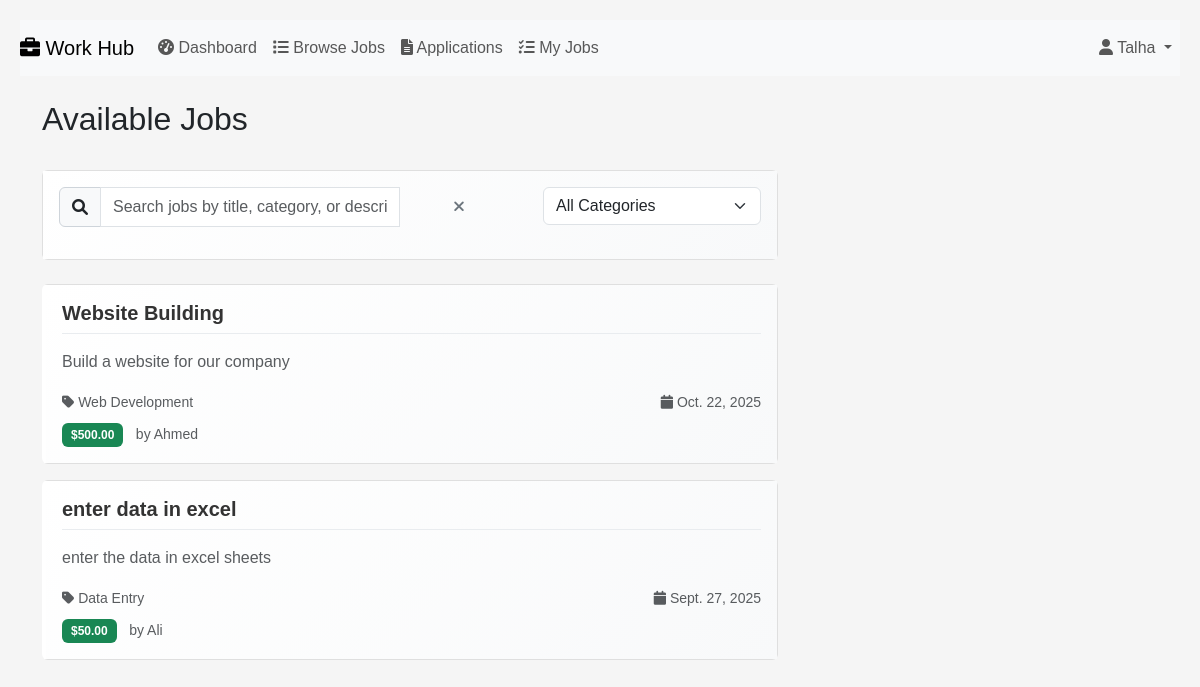
/jobs/ (signed in), run on the app's committed database.
### jobs/models.py (models this page shows, shortened)
class Job(models.Model):
    CATEGORY_CHOICES = [
        ('web_dev', 'Web Development'),
        ('mobile_dev', 'Mobile Development'),
        ('design', 'Design'),
        ('writing', 'Writing'),
        ('marketing', 'Marketing'),
        ('data_entry', 'Data Entry'),
        ('other', 'Other'),
    ]
    STATUS_CHOICES = [
        ('open', 'Open'),
        ('in_progress', 'In Progress'),
        ('completed', 'Completed'),
        ('cancelled', 'Cancelled'),
    ]
    title = models.CharField(max_length=200)
    description = models.TextField()
    category = models.CharField(max_length=20, choices=CATEGORY_CHOICES)
    budget = models.DecimalField(max_digits=10, decimal_places=2)
    deadline = models.DateField()
    status = models.CharField(max_length=20, choices=STATUS_CHOICES, default='open')
    client = models.ForeignKey(User, on_delete=models.CASCADE, related_name='posted_jobs')
    freelancer = models.ForeignKey(User, on_delete=models.SET_NULL, null=True, blank=True, related_name='assigned_jobs')
    created_at = models.DateTimeField(auto_now_add=True)
    updated_at = models.DateTimeField(auto_now=True)
    class Meta:
        ordering = ['-created_at']

### jobs/views.py (the view)
# urls.py: path('jobs/', views.job_list, name='job_list'),
def job_list(request):
    jobs = Job.objects.filter(status='open')
    return render(request, 'jobs/job_list.html', {'jobs': jobs})

### jobs/templates/jobs/job_list.html (shortened to what this page needs)
{% extends "jobs/layout2.html" %}
{% load static %}
{% block body %}
<div class="container mt-4">
    <div class="row">
        <div class="col-md-8">
            <div class="d-flex justify-content-between align-items-center mb-4">
                <h2>Available Jobs</h2>
            </div>
            <div class="card mb-4">
                <div class="card-body">
                    <div class="row">
                        <div class="col-md-8">
                            <div class="input-group">
                                <span class="input-group-text">
                                    <i class="fas fa-search"></i>
                                </span>
                                <input type="text"
                                       class="form-control"
                                       id="job-search"
                                       placeholder="Search jobs by title, category, or description...">
                                <button class="btn btn-outline-secondary"
                                        type="button"
                                        id="clear-search"
                                        title="Clear search">
                                    <i class="fas fa-times"></i>
                                </button>
                            </div>
                        </div>
                        <div class="col-md-4">
                            <select class="form-select" id="category-filter">
                                <option value="">All Categories</option>
                            </select>
                        </div>
                    </div>
                </div>
            </div>
            <div id="job-listings">
                {% for job in jobs %}
                    <div class="card mb-3 job-card"
                         data-job-id="{{ job.id }}"
                         data-title="{{ job.title|lower }}"
                         data-category="{{ job.category }}"
                         data-description="{{ job.description|lower|truncatewords:50 }}"
                         style="cursor: pointer;">
                        <div class="card-body">
                            <h5 class="card-title job-title">{{ job.title }}</h5>
                            <p class="card-text text-muted job-description">{{ job.description|truncatewords:20 }}</p>
                            <div class="row">
                                <div class="col-md-6">
                                    <small class="text-muted job-category">
                                        <i class="fas fa-tag"></i> {{ job.get_category_display }}
                                    </small>
                                </div>
                                <div class="col-md-6 text-end">
                                    <small class="text-muted">
                                        <i class="fas fa-calendar"></i> {{ job.deadline }}
                                    </small>
                                </div>
                            </div>
                            <div class="mt-2">
                                <span class="badge bg-success">${{ job.budget }}</span>
                                <small class="text-muted ms-2">by {{ job.client.username }}</small>
                            </div>
                        </div>
                    </div>
                {% empty %}
                    <div class="d-flex flex-column justify-content-center align-items-center text-center" style="min-height: 400px;">
                        <i class="fas fa-briefcase fa-3x text-muted mb-3"></i>
                        <h4 class="text-muted mb-2">No jobs available</h4>
                        <p class="text-muted mb-0">More jobs will be posted soon!</p>
                    </div>
                {% endfor %}
            </div>
        </div>
        <div class="col-md-4">
        </div>
    </div>
</div>
{% endblock %}

### jobs/templates/jobs/layout2.html (shortened to what this page needs)
{% load static %}
<!DOCTYPE html>
<html lang="en">
    <head>
      <link href="https://cdn.jsdelivr.net/npm/bootstrap@5.3.3/dist/css/bootstrap.min.css" rel="stylesheet">
      <link href="{% static 'accounts/accounts.css' %}" rel="stylesheet">
      <link href="{% static 'jobs/jobs.css' %}" rel="stylesheet">
      <link rel="stylesheet" href="https://cdnjs.cloudflare.com/ajax/libs/font-awesome/6.0.0/css/all.min.css">
    </head>
    <body>
        <nav class="navbar navbar-expand-lg navbar-light bg-light">
            <a class="navbar-brand" href="{% url 'job_list' %}">
                <i class="fas fa-briefcase"></i> Work Hub
            </a>
            <div class="collapse navbar-collapse" id="navbarNav">
                <ul class="navbar-nav me-auto">
                    {% if user.is_authenticated %}
                        <li class="nav-item">
                            <a class="nav-link" href="{% url 'dashboard' %}">
                                <i class="fas fa-tachometer-alt"></i> Dashboard
                            </a>
                        </li>
                        {% if user.profile.role == 'freelancer' %}
                        <li class="nav-item">
                            <a class="nav-link" href="{% url 'job_list' %}">
                                <i class="fas fa-list"></i> Browse Jobs
                            </a>
                        </li>
                        {% endif %}
                        <li class="nav-item">
                            <a class="nav-link" href="{% url 'applications' %}">
                                <i class="fas fa-file-alt"></i> Applications
                            </a>
                        </li>
                        <li class="nav-item">
                            <a class="nav-link" href="{% url 'my_jobs' %}">
                                <i class="fas fa-tasks"></i> My Jobs
                            </a>
                        </li>
                    {% endif %}
                </ul>
                <ul class="navbar-nav">
                    {% if user.is_authenticated %}
                        <li class="nav-item dropdown">
                            <a class="nav-link dropdown-toggle" href="#" id="navbarDropdown" role="button"
                               data-bs-toggle="dropdown" aria-expanded="false">
                                <i class="fas fa-user"></i> {{ user.username }}
                            </a>
                        </li>
                    {% endif %}
                </ul>
            </div>
        </nav>
        <div class="body">
            {% block body %}
            {% endblock %}
        </div>
    </body>
</html>

### accounts/static/accounts/accounts.css (style rules this page uses)
body { font-family: Arial, sans-serif; margin: 0; padding: 20px; background-color: #f5f5f5; }
.card { transition: all 0.3s ease; border: 1px solid rgba(0, 0, 0, 0.125); }
.btn { transition: all 0.3s ease; }
.badge { font-size: 0.75em; padding: 0.5em 0.75em; transition: all 0.2s ease; }
.card { animation: fadeInUp 0.6s ease-out; }
.card:nth-child(2) { animation-delay: 0.1s; }

### jobs/static/jobs/jobs.css (style rules this page uses)
body { font-family: Arial, sans-serif; margin: 0; padding: 20px; background-color: #f5f5f5; }
.job-card { transition: all 0.3s ease; border-left: 4px solid transparent; }
.badge { font-size: 0.75em; padding: 0.5em 0.75em; }
.navbar .dropdown-toggle::after { margin-left: 0.255em; }
.btn { transition: all 0.2s ease; }
.card { transition: all 0.3s ease; }
.navbar { position: relative; overflow: visible; }
.navbar-nav { position: static; }
.navbar .nav-item.dropdown { position: static; }
@media (min-width: 992px) { .navbar .nav-item.dropdown { position: relative; } }
.input-group-text { background-color: #f8f9fa; border-color: #ced4da; }
#clear-search { border-left: none; transition: all 0.2s ease; }
.job-card { transition: all 0.3s ease; }
.card .card-body { background: linear-gradient(135deg, #ffffff 0%, #f8f9fa 100%); }
.input-group .form-control { z-index: 1; }
.job-card { transition: opacity 0.3s ease, transform 0.3s ease; }
.job-title { font-size: 1.25rem; font-weight: 600; color: #333; margin-bottom: 1rem; padding-bottom: 0.5rem; border-bottom: 1px solid #e9ecef; }
.btn { padding: 0.75rem 1.5rem; border: none; border-radius: 8px; cursor: pointer; font-size: 0.95rem; font-weight: 500; transition: all 0.3s ease; display: inline-flex; align-items: center; gap: 0.5rem; text-decoration: none; min-width: 120px; justify-content: center; }

### data on the page
Job: title "Website Building", description "Build a website for our company", category "Web Development", deadline "Oct. 22, 2025", budget "500.00", client.username "Ahmed"
Job: title "enter data in excel", description "enter the data in excel sheets", category "Data Entry", deadline "Sept. 27, 2025", budget "50.00", client.username "Ali"

### other printed values
{{ user.username }} "Talha"
